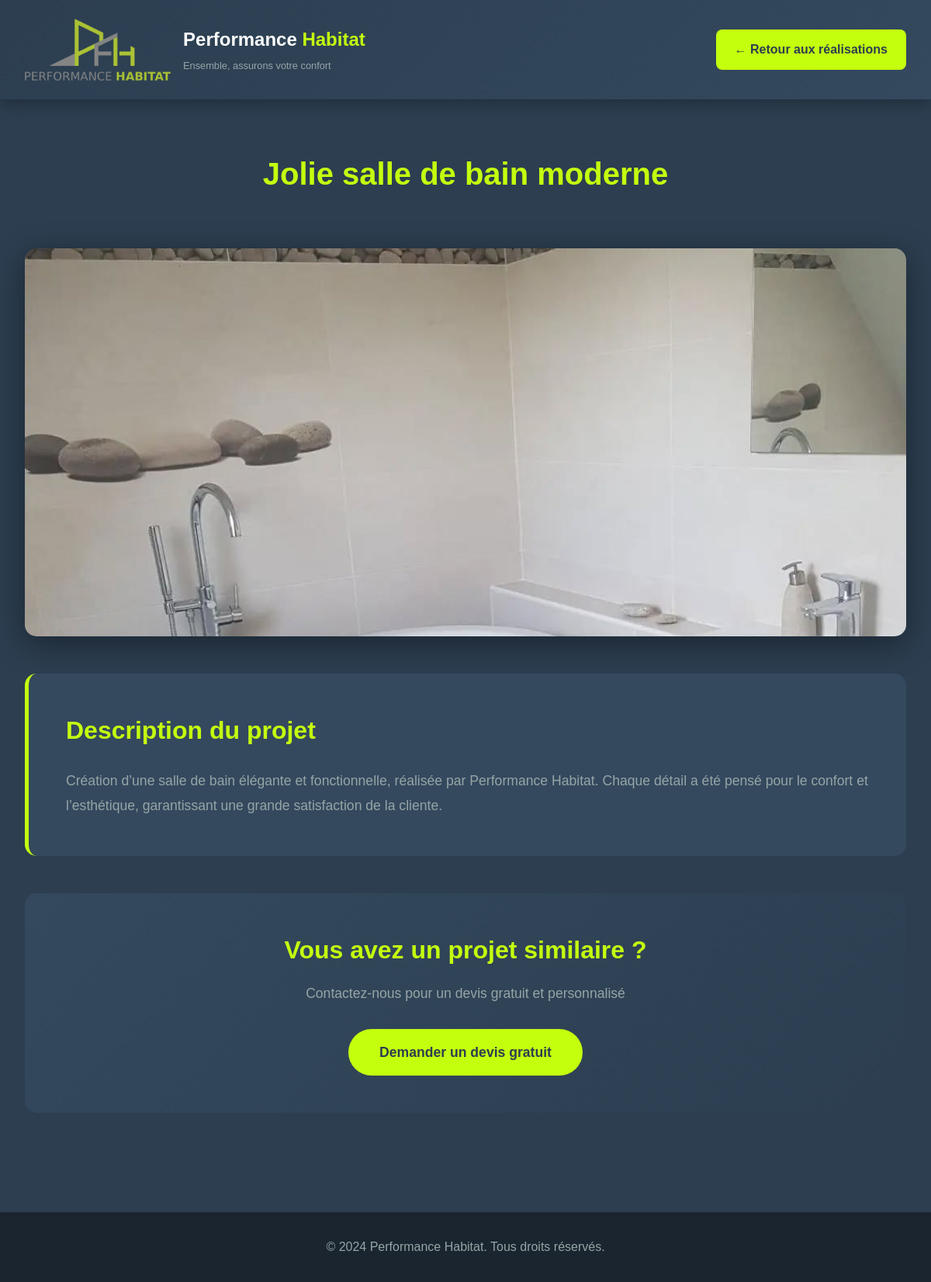
/realisations/jolie-salle-de-bain-moderne/, run on the app's committed database.
### main/models.py (models this page shows, shortened)
class Project(models.Model):
    titre = models.CharField(max_length=200)
    slug = models.SlugField(unique=True)
    description = RichTextField()
    image = models.ImageField(upload_to='projects/')
    date = models.DateField(null=True, blank=True)
    is_featured = models.BooleanField(default=False)
    class Meta:
        ordering = ['-date']  # Les plus récents d’abord

### main/views.py (the view)
# urls.py: path('realisations/<slug:slug>/', views.project_detail, name='project_detail'),
def project_detail(request, slug):
    project = get_object_or_404(Project, slug=slug)
    return render(request, 'project_detail.html', {'project': project})

### main/templates/project_detail.html (shortened to what this page needs)
{% load static %}
<!DOCTYPE html>
<html lang="fr">
<head>
</head>
<body>
    <header class="header">
        <div class="container">
            <div class="header-content">
                <a href="{% url 'index' %}" class="logo-link">
                    <img src="{% static 'img/logo.png' %}" alt="Performance Habitat" class="logo-img">
                    <div class="logo-text">
                        <h1>Performance <span>Habitat</span></h1>
                        <p>Ensemble, assurons votre confort</p>
                    </div>
                </a>
                <a href="{% url 'index' %}#realisations" class="back-button">
                    ← Retour aux réalisations
                </a>
            </div>
        </div>
    </header>
    <section class="project-detail">
        <div class="container">
            <div class="project-header">
                <h1>{{ project.titre }}</h1>
            </div>
            {% if project.image %}
            <div class="main-image">
                <img src="{{ project.image.url }}" alt="{{ project.titre }}">
            </div>
            {% endif %}
            <div class="project-description">
                <h2>Description du projet</h2>
                {{ project.description|safe }}
            </div>
            <div class="cta-section">
                <h3>Vous avez un projet similaire ?</h3>
                <p>Contactez-nous pour un devis gratuit et personnalisé</p>
                <a href="{% url 'index' %}#contact" class="cta-button">
                    Demander un devis gratuit
                </a>
            </div>
        </div>
    </section>
    <footer class="footer">
        <div class="container">
            <p>&copy; 2024 Performance Habitat. Tous droits réservés.</p>
        </div>
    </footer>
</body>
</html>

### main/templates/project_detail.html (style rules this page uses)
* { margin: 0; padding: 0; box-sizing: border-box; }
:root { --vert-fluo: #c4ff0e; --gris-fonce: #2c3e50; --gris-clair: #95a5a6; --blanc: #ffffff; }
body { font-family: 'Arial', sans-serif; color: var(--blanc); background: var(--gris-fonce); line-height: 1.6; }
.container { max-width: 1200px; margin: 0 auto; padding: 0 2rem; }
.header { background: linear-gradient(135deg, var(--gris-fonce) 0%, #34495e 100%); padding: 1.5rem 0; box-shadow: 0 4px 20px rgba(0,0,0,0.3); }
.header-content { display: flex; justify-content: space-between; align-items: center; flex-wrap: wrap; gap: 1.5rem; }
.logo-link { display: flex; align-items: center; gap: 1rem; text-decoration: none; }
.logo-img { height: 80px; width: auto; }
.logo-text h1 { font-size: 1.5rem; color: var(--blanc); margin-bottom: 0.3rem; }
.logo-text h1 span { color: var(--vert-fluo); }
.logo-text p { font-size: 0.8rem; color: var(--gris-clair); }
.back-button { background: var(--vert-fluo); color: var(--gris-fonce); padding: 0.8rem 1.5rem; border-radius: 8px; text-decoration: none; font-weight: 700; transition: all 0.3s ease; display: inline-flex; align-items: center; gap: 0.5rem; }
.project-detail { padding: 4rem 0; }
.project-header { text-align: center; margin-bottom: 3rem; }
.project-header h1 { font-size: 2.5rem; color: var(--vert-fluo); margin-bottom: 1rem; }
.main-image { width: 100%; max-height: 500px; border-radius: 15px; overflow: hidden; margin-bottom: 3rem; box-shadow: 0 10px 40px rgba(0,0,0,0.4); }
.main-image img { width: 100%; height: 100%; object-fit: cover; }
.project-description { background: #34495e; padding: 3rem; border-radius: 15px; margin-bottom: 3rem; border-left: 5px solid var(--vert-fluo); }
.project-description h2 { color: var(--vert-fluo); font-size: 2rem; margin-bottom: 1.5rem; }
.project-description p { color: var(--gris-clair); font-size: 1.1rem; line-height: 1.8; }
.cta-section { background: linear-gradient(135deg, #34495e 0%, #2c3e50 100%); padding: 3rem; border-radius: 15px; text-align: center; margin-bottom: 4rem; }
.cta-section h3 { color: var(--vert-fluo); font-size: 2rem; margin-bottom: 1rem; }
.cta-section p { color: var(--gris-clair); font-size: 1.1rem; margin-bottom: 2rem; }
.cta-button { background: var(--vert-fluo); color: var(--gris-fonce); padding: 1rem 2.5rem; font-size: 1.1rem; font-weight: 700; border: none; border-radius: 50px; cursor: pointer; text-decoration: none; display: inline-block; transition: all 0.3s ease; }
.footer { background: #1a252f; padding: 2rem 0; text-align: center; color: var(--gris-clair); }

### data on the page
Project: titre "Jolie salle de bain moderne", image (picture), description "Création d’une salle de bain élégante et fonctionnelle, réalisée par Performance Habitat. Chaque détail a été pensé pour le confort et l’esthétique, garantissant une grande satisfaction de la cliente."
